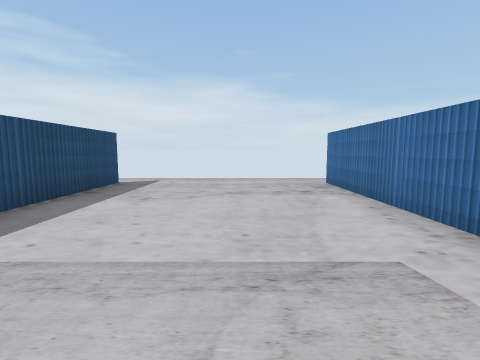
[1] (above)

14 first-person views from a walk through a 3-D level made in the Unity game engine. The camera is 1.5 m above the floor, tilts 6° down and sees 85° across. The floor is counted in squares, 2 m on a side. Each view is taken from the middle of a square. On the plan, view 1 faces up. The plan holds only what a view shows up to about 9 squares ahead; the rest is blank. The player character is not drawn. Some surface patterns are stand-ins.

[2]
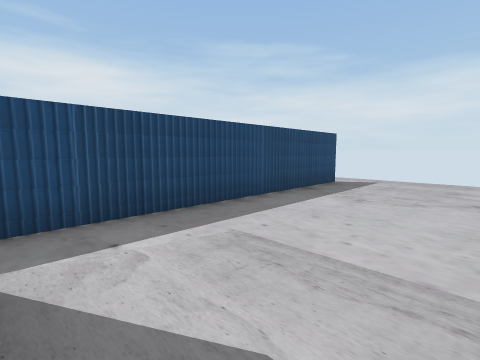

[3]
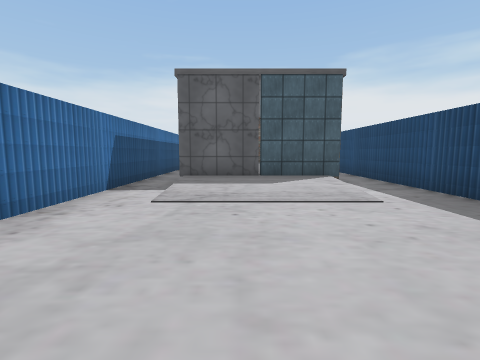

[4]
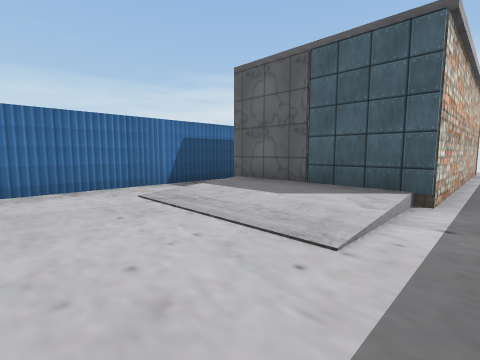

[5]
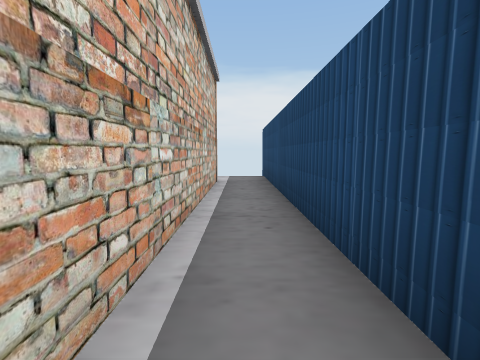

[6]
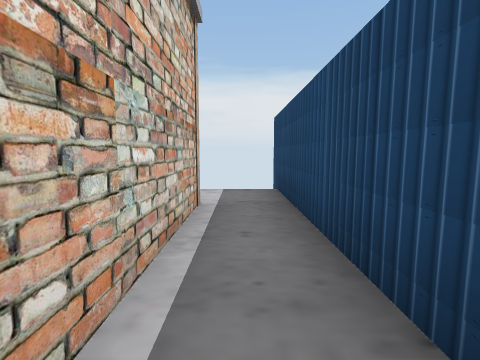

[7]
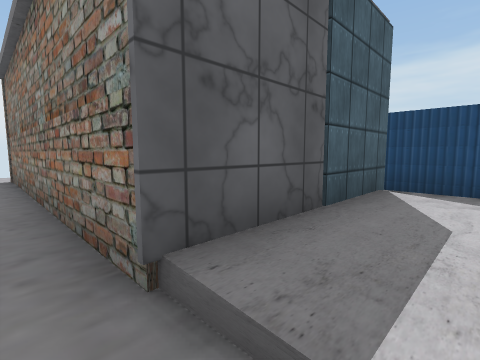

[8]
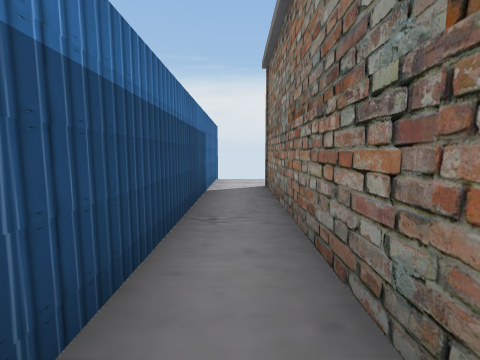

[9]
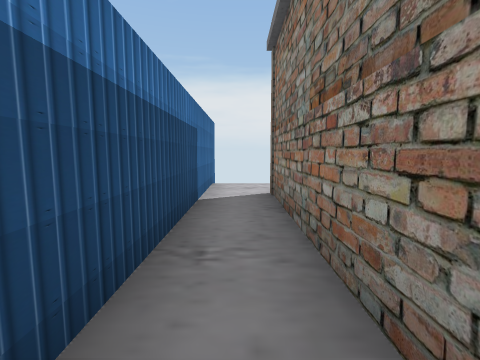

[10]
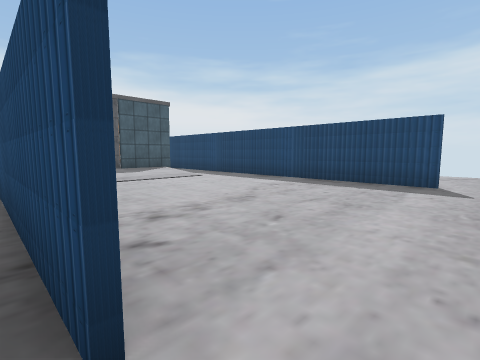

[11]
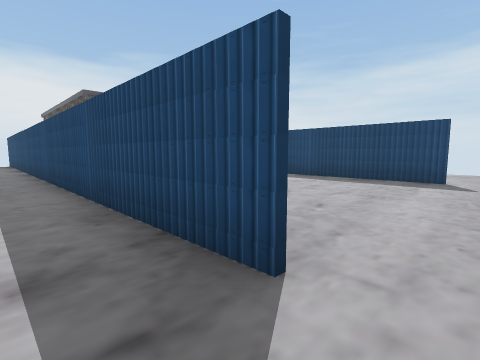

[12]
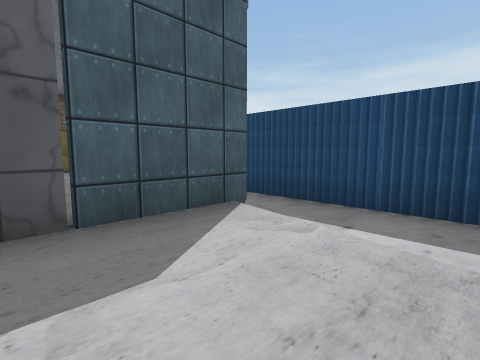

[13]
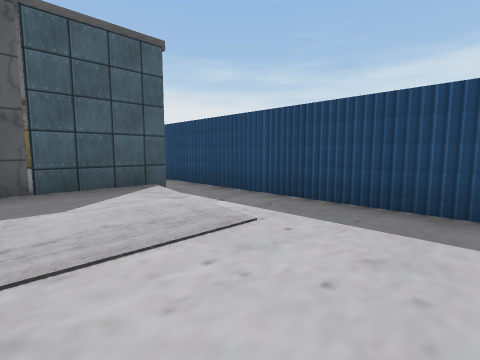

[14]
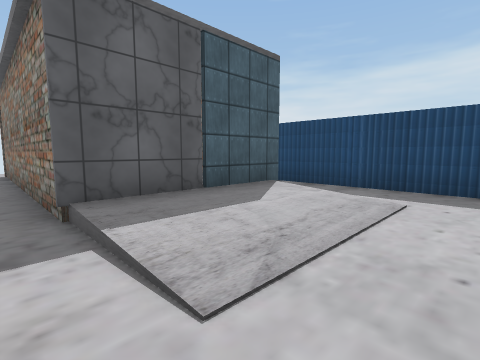

### Floor plan
Key: @ floor where view 1 was taken; # wall or solid block; . main floor; : floor 0.25 m higher than the main floor; / step, stairs or slope; O other object.
Columns run from 7 left of view 1 to 4 right of it. Each row starts with its distance up from view 1.
  9 ............
  8 ...#......#.
  7    #......#.
  6    #......#.
  5    #......#.
  4    #......#.
  3    #......#.
  2    #......#.
  1    #.////.#.
  0    #./:@:.#.
 -1    #.####.#.
 -2    #.#:  .#
 -3    #.#: #.#
 -4    #.#: O.#
 -5    #.#: #.#
 -6    #.#O #.#
 -7    #.OO #.#
 -8    #.#  #.#
 -9    #..  ..#
-10    #      #

Positions as (right, up) in squares from view 1, and headings:
1: (0, 0), facing up
2: (0, 0), facing up-left
3: (0, 6), facing down
4: (-3, 4), facing down-right
5: (-3, -1), facing down
6: (-3, -4), facing down
7: (2, 1), facing down-left
8: (2, -2), facing down
9: (2, -3), facing down
10: (3, 9), facing down-left
11: (4, 9), facing down-left
12: (0, 2), facing down-left
13: (0, 4), facing down-left
14: (2, 3), facing down-left
